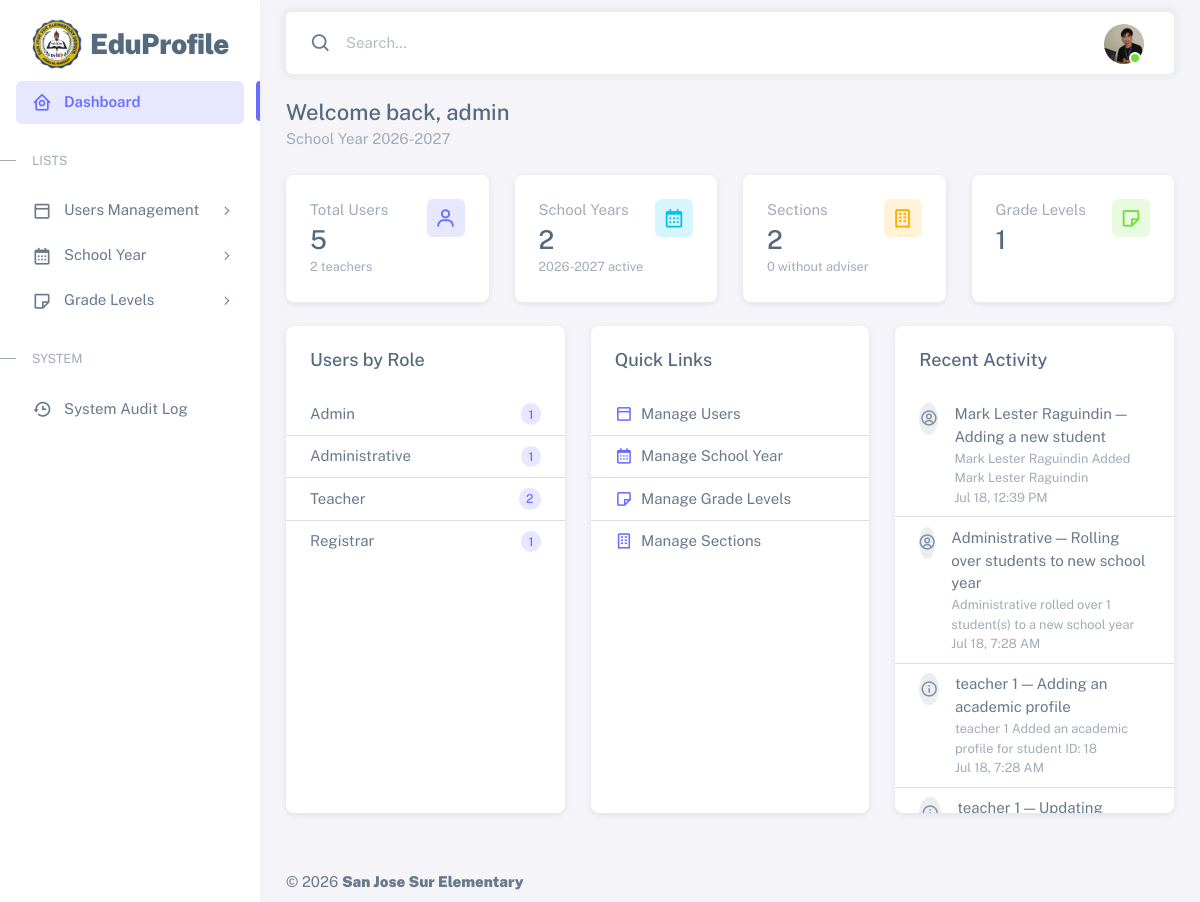
/resources/views/admin/dashboard.php (signed in), run on an earlier commit of the app's database.
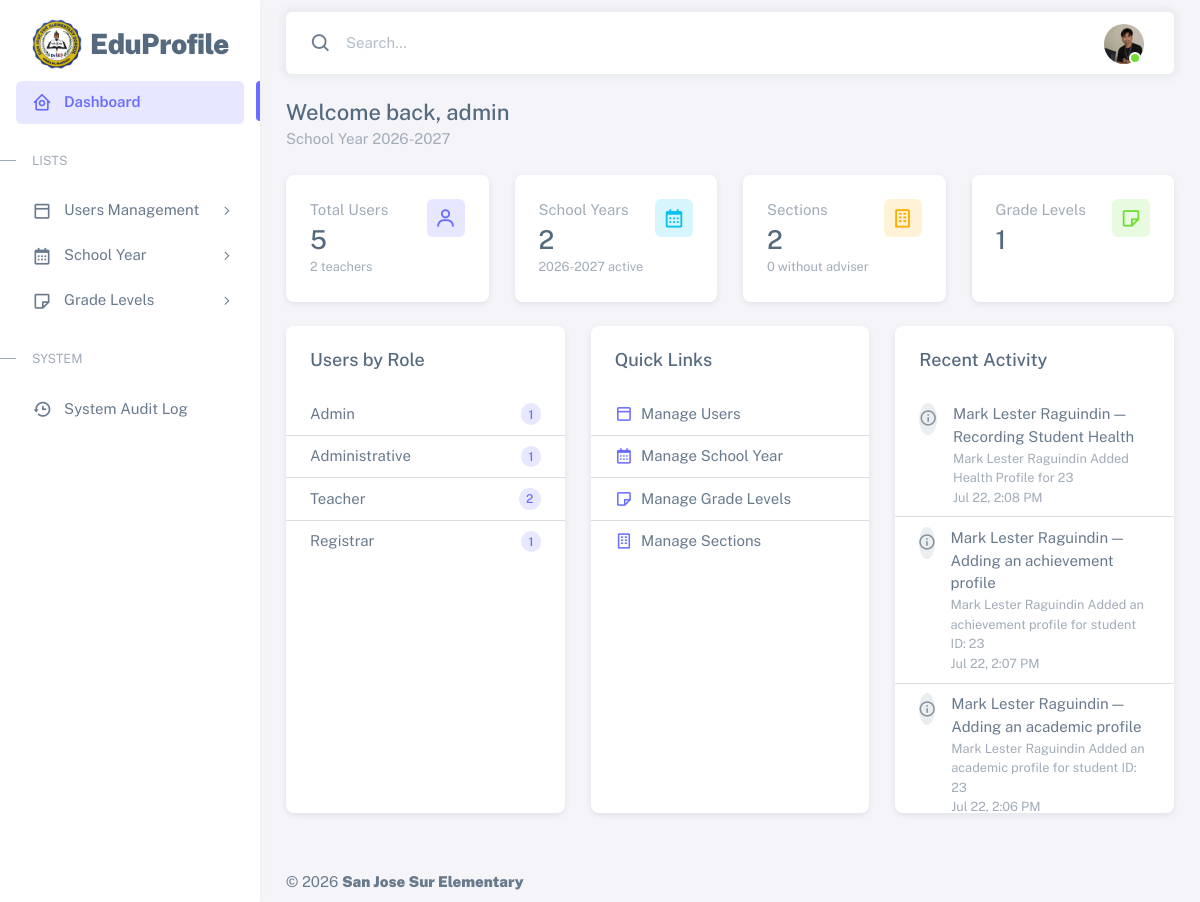
And on a later commit of the database.
### tables this page shows
CREATE TABLE `audit_logs` (
  `id` int(10) UNSIGNED NOT NULL,
  `user_id` int(11) NOT NULL,
  `role` varchar(50) NOT NULL,
  `action` varchar(50) NOT NULL,
  `module` varchar(100) NOT NULL,
  `reference_id` int(10) UNSIGNED DEFAULT NULL,
  `reference_table` varchar(100) DEFAULT NULL,
  `description` text DEFAULT NULL,
  `ip_address` varchar(45) DEFAULT NULL,
  `status` enum('success','failed') NOT NULL DEFAULT 'success',
  `created_at` timestamp NOT NULL DEFAULT current_timestamp()
);

CREATE TABLE `users` (
  `id` int(11) NOT NULL,
  `full_name` varchar(50) NOT NULL,
  `email` varchar(50) NOT NULL,
  `password` varchar(255) NOT NULL,
  `role` varchar(20) DEFAULT NULL,
  `status` enum('active','inactive') NOT NULL DEFAULT 'active',
  `profile_picture` varchar(255) DEFAULT NULL,
  `created_at` date NOT NULL DEFAULT current_timestamp(),
  `updated_at` date NOT NULL
);

### app/controllers/admin/DashboardController.php (called while the page is built, shortened)
<?php
require_once __DIR__ . '/../../models/admin/UsersModel.php';
require_once __DIR__ . '/../../models/admin/SchoolYearModel.php';
require_once __DIR__ . '/../../models/admin/SectionsModel.php';
require_once __DIR__ . '/../../models/admin/GradeLevelsModel.php';
require_once __DIR__ . '/../../helpers/auditLogs.php';
    class DashboardController{
        protected $usersModel;
        protected $schoolYearModel;
        protected $sectionsModel;
        protected $gradeLevelsModel;
        protected $auditLogs;
        public function __construct($con){
            $this->usersModel = new UsersModel($con);
            $this->schoolYearModel = new SchoolYearModel($con);
            $this->sectionsModel = new SectionsModel($con);
            $this->gradeLevelsModel = new GradeLevelsModel($con);
            $this->auditLogs = new AuditLogs($con);
        }
        public function getStats(){
            $users = $this->usersModel->index();
            $usersByRole = array_count_values(array_column($users, 'role'));
            $schoolYears = $this->schoolYearModel->index();
            $activeSyRows = $this->schoolYearModel->getActiveSy();
            $activeSy = $activeSyRows[0] ?? null;
            $sections = $this->sectionsModel->index();
            $sectionsWithoutAdviser = array_values(array_filter($sections, function($s){
                return empty($s['adviser_id']);
            }));
            $gradeLevels = $this->gradeLevelsModel->index();
            return [
                'total_users' => count($users),
                'users_by_role' => $usersByRole,
                'total_school_years' => count($schoolYears),
                'active_school_year' => $activeSy,
                'total_sections' => count($sections),
                'sections_without_adviser' => $sectionsWithoutAdviser,
                'total_grade_levels' => count($gradeLevels),
            ];
        }
        public function getRecentActivity($limit = 8){
            return $this->auditLogs->getRecent($limit);
        }
    }

### app/core/Model.php (called while the page is built, shortened)
<?php
    class Model{
        public function __construct($con){
            $this->con = $con;
        }
    }

### app/models/admin/UsersModel.php (called while the page is built, shortened)
<?php
require_once __DIR__ . '/../../core/Model.php';
    class UsersModel extends Model{
        protected $users = 'users';
        public function index(){
            try{
                $query = "SELECT id, full_name, email, role, status FROM {$this->users} ORDER BY id ASC";
                $stmt = $this->con->prepare($query);
                $stmt->execute();
                $users = $stmt->get_result();
                return $users->fetch_all(MYSQLI_ASSOC);
            }catch(Exception $e){
                error_log($e->getMessage());
                exit();
            }
        }
    }
?>

### app/models/admin/SchoolYearModel.php (called while the page is built, shortened)
<?php
require_once __DIR__ . '/../../core/Model.php';
    class SchoolYearModel extends Model{
        protected $school_year = 'school_year';
        public function index(){
            try{
                $query = "SELECT * FROM {$this->school_year} ORDER BY id ASC ";
                $stmt = $this->con->prepare($query);
                $stmt->execute();
                $result = $stmt->get_result();
                return $result->fetch_all(MYSQLI_ASSOC);
            }catch(Exception $e){
                return $e->getMessage();
            }
        }
        public function getActiveSy(){
            try{
                $query = "SELECT * FROM {$this->school_year} WHERE status = 'active' LIMIT 1";
                $stmt = $this->con->prepare($query);
                $stmt->execute();
                $result = $stmt->get_result();
                return $result->fetch_all(MYSQLI_ASSOC);
            }catch(Exception $e){
                error_log("Error " . $e->getMessage());
                return [];
            }
        }
    }

### app/models/admin/SectionsModel.php (called while the page is built, shortened)
<?php
require_once __DIR__ . '/../../core/Model.php';
    class SectionsModel extends Model{
        protected $sections = 'sections';
        protected $grade_levels = 'grade_levels';
        protected $users = 'users';
        public function index(){
            try{
                $query = "SELECT
                    s.*,
                    gl.grade_name AS grade_level_name,
                    u.full_name as assigned_teacher
                    FROM {$this->sections} s
                    LEFT JOIN {$this->grade_levels} gl ON s.grade_level_id = gl.id
                    LEFT JOIN {$this->users} u ON s.adviser_id = u.id
                ";
                $stmt = $this->con->prepare($query);
                $stmt->execute();
                $result = $stmt->get_result();
                return $result->fetch_all(MYSQLI_ASSOC);
            }catch(Exception $e){
                error_log("Error " . $e->getMessage());
                return[];
            }
        }
    }

### app/models/admin/GradeLevelsModel.php (called while the page is built, shortened)
<?php
require_once __DIR__ . '/../../core/Model.php';
    class GradeLevelsModel extends Model{
        protected $grade_levels = 'grade_levels';
        public function index(){
            try{
                $query = "SELECT * FROM {$this->grade_levels} ORDER BY grade_name ASC";
                $stmt = $this->con->prepare($query);
                $stmt->execute();
                $result = $stmt->get_result();
                return $result->fetch_all(MYSQLI_ASSOC);
            }catch(Exception $e){
                error_log("Error " . $e->getMessage());
                return false;
            }
        }
    }

### app/helpers/auditLogs.php (called while the page is built, shortened)
<?php
require_once __DIR__ . '/../core/Model.php';
    class AuditLogs extends Model {
        public function getRecent($limit = 10) {
            try {
                $query = "SELECT al.*, u.full_name AS actor_name
                    FROM audit_logs al
                    LEFT JOIN users u ON al.user_id = u.id
                    ORDER BY al.created_at DESC, al.id DESC
                    LIMIT ?";
                $stmt = $this->con->prepare($query);
                $stmt->bind_param("i", $limit);
                $stmt->execute();
                $result = $stmt->get_result();
                return $result->fetch_all(MYSQLI_ASSOC);
            } catch (Exception $e) {
                error_log("Error fetching recent audit logs: " . $e->getMessage());
                return [];
            }
        }
    }
?>

### resources/views/admin/dashboard.php (the view, shortened to what the changed rows need)
<?php
require_once __DIR__ . '/../../../database/config/config.php';
require_once __DIR__ . '/../../../app/controllers/admin/DashboardController.php';
$dashboard = new DashboardController($con);
$stats = $dashboard->getStats();
$recentActivity = $dashboard->getRecentActivity(8);
$moduleIcons = [
    'Users' => 'bx-user',
    'School Year' => 'bx-calendar',
    'Grade Level' => 'bx-note',
    'Section' => 'bx-building',
    'Students' => 'bx-user-circle',
];
?>
<!DOCTYPE html>
<html
  lang="en"
  class="light-style layout-menu-fixed"
  dir="ltr"
  data-theme="theme-default"
  data-assets-path="../../../public/assets/"
  data-template="vertical-menu-template-free"
>
<head>
    <link rel="stylesheet" href="../../../public/assets/vendor/fonts/boxicons.css" />
    <link rel="stylesheet" href="../../../public/assets/vendor/css/core.css" class="template-customizer-core-css" />
    <link rel="stylesheet" href="../../../public/assets/vendor/css/theme-default.css" class="template-customizer-theme-css" />
    <link rel="stylesheet" href="../../../public/assets/css/demo.css" />
    <link rel="stylesheet" href="../../../../public/assets/vendor/libs/perfect-scrollbar/perfect-scrollbar.css" />
    <link rel="stylesheet" href="../../../public/assets/vendor/libs/apex-charts/apex-charts.css" />
  </head>
<body>
    <?php require_once __DIR__ . '/partials/sidebar.php'; ?>
    <?php require_once __DIR__ . '/partials/topbar.php'; ?>
    <div class="row">
        <div class="col-lg-4 mb-4">
            <div class="card h-100">
                <div class="list-group list-group-flush">
                    <?php
                        $roleLabels = ['admin' => 'Admin', 'administrative' => 'Administrative', 'teacher' => 'Teacher'];
                        $orderedRoles = $roleLabels;
                        foreach($stats['users_by_role'] as $role => $count){
                            if(!isset($orderedRoles[$role])){
                                $orderedRoles[$role] = $roleLabels[$role] ?? ucfirst($role);
                            }
                        }
                    ?>
                    <?php foreach($orderedRoles as $role => $label): ?>
                        <div class="list-group-item d-flex justify-content-between align-items-center">
                            <span><?php echo htmlspecialchars($label); ?></span>
                            <span class="badge bg-label-primary rounded-pill"><?php echo (int) ($stats['users_by_role'][$role] ?? 0); ?></span>
                        </div>
                    <?php endforeach; ?>
                </div>
            </div>
        </div>
        <div class="col-lg-4 mb-4">
            <div class="card h-100">
                <div class="list-group list-group-flush" style="max-height: 420px; overflow-y: auto;">
                    <?php if(empty($recentActivity)): ?>
                        <div class="list-group-item text-muted">No recent activity yet.</div>
                    <?php else: ?>
                        <?php foreach($recentActivity as $log): ?>
                            <?php $icon = $moduleIcons[$log['module']] ?? 'bx-info-circle'; ?>
                            <div class="list-group-item d-flex align-items-start gap-3">
                                <span class="avatar avatar-sm">
                                    <span class="avatar-initial rounded-circle bg-label-secondary">
                                        <i class="bx <?php echo htmlspecialchars($icon); ?>"></i>
                                    </span>
                                </span>
                                <div class="flex-grow-1">
                                    <div><?php echo htmlspecialchars($log['actor_name'] ?? 'Unknown'); ?> &mdash; <?php echo htmlspecialchars($log['action']); ?></div>
                                    <div class="text-muted small"><?php echo htmlspecialchars(trim($log['description'] ?? '')); ?></div>
                                    <div class="text-muted small"><?php echo htmlspecialchars(date('M j, g:i A', strtotime($log['created_at']))); ?></div>
                                </div>
                            </div>
                        <?php endforeach; ?>
                    <?php endif; ?>
                </div>
            </div>
        </div>
    </div>
    <?php require_once __DIR__ . '/partials/footer.php'; ?>
</body>
</html>

What changed in the data, as far as the page shows it:
no longer on this page (row unchanged): audit_logs: user.full_name "Mark Lester Raguindin", action "Adding a new student", description "Mark Lester Raguindin Added Mark Lester Raguindin", created_at "Jul 18, 12:39 PM"
no longer on this page (row unchanged): audit_logs: user.full_name "Administrative", action "Rolling over students to new school year", description "Administrative rolled over 1 student(s) to a new school year", created_at "Jul 18, 7:28 AM"
no longer on this page (row unchanged): audit_logs: user.full_name "teacher 1", action "Adding an academic profile", description "teacher 1 Added an academic profile for student ID: 18", created_at "Jul 18, 7:28 AM"
no longer on this page (row unchanged): audit_logs: user.full_name "teacher 1", action "Updating…"
added audit_logs: user.full_name "Mark Lester Raguindin", action "Recording Student Health", description "Mark Lester Raguindin Added Health Profile for 23", created_at "Jul 22, 2:08 PM"
added audit_logs: user.full_name "Mark Lester Raguindin", action "Adding an achievement profile", description "Mark Lester Raguindin Added an achievement profile for student ID: 23", created_at "Jul 22, 2:07 PM"
added audit_logs: user.full_name "Mark Lester Raguindin", action "Adding an academic profile", description "Mark Lester Raguindin Added an academic profile for student ID: 23", created_at "Jul 22, 2:06 PM"
